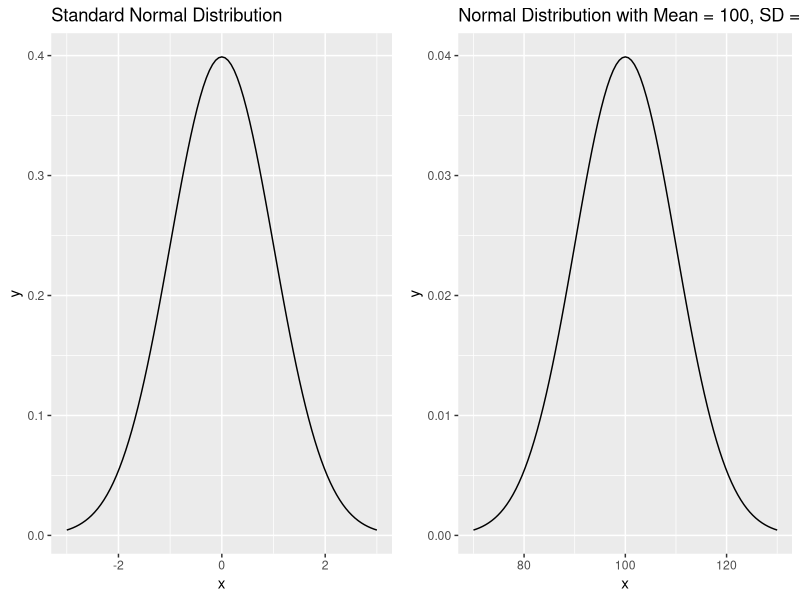
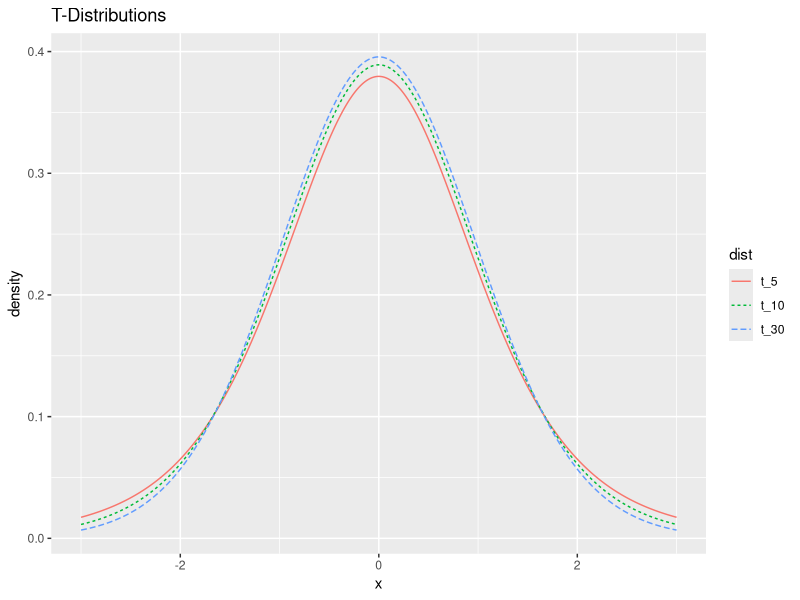
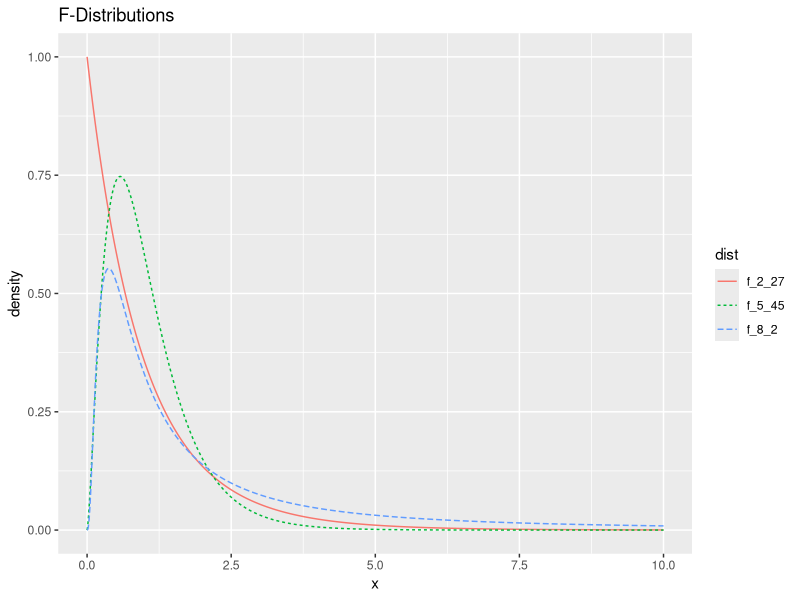
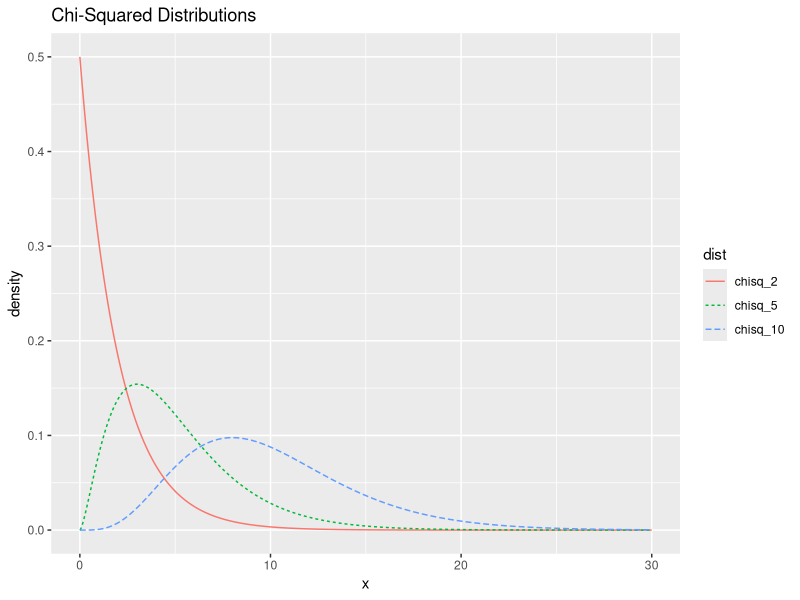
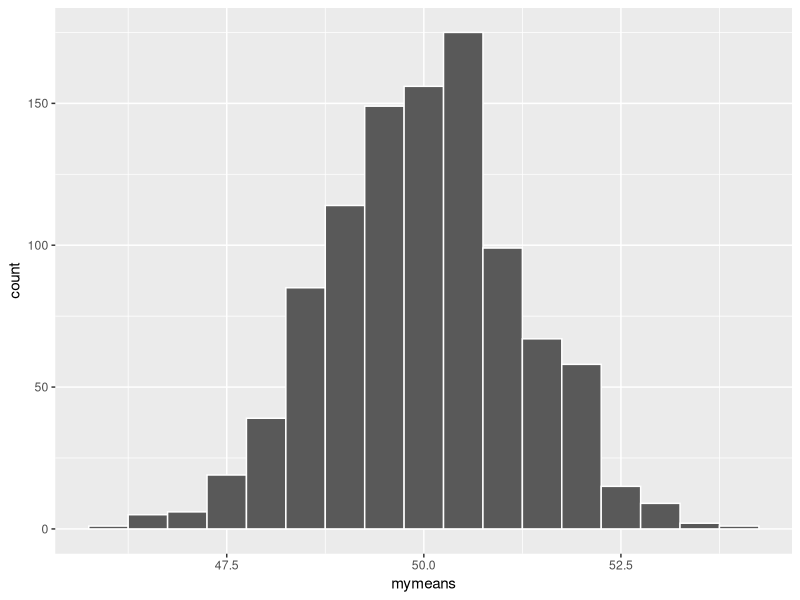

These figures' R source, in order: (Note: this script raises an error after producing the figures.)
# d stands for density and calculates the probability density function
# at some value x (i.e. tells us how tall the curve is at that point)

dnorm(0) # At x = 0, the pdf of x is around 0.4 (see the graph later)

# p stands for probability and it calculates the probability of a value below
# whatever we enter for q

pnorm(0) # There is a 0.5 probability of getting an x value less than 0
pnorm(-1.96) # There is a 0.025 probability of an x value less than -1.96

# q stands for quantile and it calculates the value that has probability p
# to the left of it (i.e. the reverse of pnorm())

qnorm(0.5) # The x value with probability 0.5 to the left of it is x = 0
qnorm(0.025) # The x value with probability 0.025 to the left of it x = -1.96




library(ggplot2)
library(gridExtra)

# Normal Distribution Graphs

g1 <- ggplot(data = data.frame(x = c(-3, 3)), aes(x)) +
  stat_function(fun = dnorm, n = 101) +
  labs(title = "Standard Normal Distribution")

g2 <- ggplot(data = data.frame(x = c(70, 130)), aes(x)) +
  stat_function(fun = dnorm, n = 101, args = list(mean = 100, sd = 10)) +
  labs(title = "Normal Distribution with Mean = 100, SD = 10")

# Notice that we're using a function called stat_function() to add a normal
# distribution curve to both graphs. In the first, the default is a standard
# normal (mean = 0 and s.d. = 1). In the second, we use the args = ___ argument
# to say which arguments of the dnorm() function we want to use

grid.arrange(g1, g2, ncol = 2)



# T-Distribution Graph

# The dplyr library contains the mutate() function to add variables to our data
# The tidyr library contains pivot_longer() which lets us convert our data from
# a "wide" format where each t-distribution gets it's own column, to a "long"
# or "tidy" format where our variables are distribution and density function
# value. This lets us easily plot separate lines by the distribution variable.

library(dplyr)
library(tidyr)

df <- data.frame(x = seq(-3, 3, .01))
df <- mutate(df, t_5 = dt(x, 5), t_10 = dt(x, 10), t_30 = dt(x , 30))
df <- pivot_longer(df, -x, names_to = "dist", values_to = "density")
df$dist <- factor(df$dist, levels = c("t_5", "t_10", "t_30"))

ggplot(df, aes(x = x, y = density, color = dist)) +
  geom_line(aes(linetype = dist)) +
  labs(title = "T-Distributions")




# F-Distribution Graph

df <- data.frame(x = seq(0, 10, .01))
df <- mutate(df, f_2_27 = df(x, 2, 27), f_5_45 = df(x, 5, 45),
             f_8_2 = df(x, 8, 2))
df <- pivot_longer(df, -x, names_to = "dist", values_to = "density")

ggplot(df, aes(x = x, y = density, color = dist)) +
  geom_line(aes(linetype = dist)) +
  labs(title = "F-Distributions")



# Chi-Squared Distribution Graph

df <- data.frame(x = seq(0, 30, .01))
df <- mutate(df, chisq_2 = dchisq(x, 2), chisq_10 = dchisq(x, 10),
             chisq_5 = dchisq(x, 5))
df <- pivot_longer(df, -x, names_to = "dist", values_to = "density")
df$dist <- factor(df$dist, levels = c("chisq_2", "chisq_5", "chisq_10"))

ggplot(df, aes(x = x, y = density, color = dist)) +
  geom_line(aes(linetype = dist)) +
  labs(title = "Chi-Squared Distributions")




# Working with probabities - Example 1
# by default the lower tail is shaded/calculated, so these are the same

pt(1.28, df = 24, lower.tail = TRUE)
pt(1.28, df = 24)


# Working with probabities - Example 2
# We can use lower.tail = FALSE or calculate 1 minus the lower tail to calculate
# areas ABOVE some cutoff

pt(1.28, df = 24, lower.tail = FALSE)
1 - pt(1.28, 24)


# T distribution probabilties on p. 7

# two options for a
pt(2, 12)
pt(2, 12, lower.tail = TRUE)

# b
pt(-0.5, 5, lower.tail = FALSE)

#c
pt(1.28, 999, lower.tail = FALSE)



# Finding p-values (bottom of p. 7)

# Use lower.tail = TRUE because Ha has a < sign
pnorm(-1.1, lower.tail = TRUE)

# This test always has us shade to the RIGHT, so use lower.tail = FALSE
pf(2.8, 3, 20, lower.tail = FALSE)

# Chi-squared tests also have us shade to the RIGHT
pchisq(10.2, 4, lower.tail = FALSE)




# Central Limit Theorem Examples (p. 8)

# 1 - Make mymatrix then verify it looks right

set.seed(32320) # if you want to get same numbers as me
mymatrix <- matrix(rnorm(1000 * 10, mean = 50, sd = 4), ncol = 10)
mean(mymatrix) # 49.994 is very close to mu = 50
sd(mymatrix) # 4.006 is very close to sigma = 4
dim(mymatrix) # matrix is 1000 rows and 10 columns


# 2 - Make mymeans and generate a histogram

mymeans <- apply(mymatrix, 1, mean) # calculate means of all 1000 rows

library(ggplot2)
ggplot(NULL, aes(x = mymeans)) +
  geom_histogram(binwidth = 0.5, color = "white")



# 3 - Add normal curve to your graph

ggplot(NULL, aes(x = mymeans)) +
  geom_histogram(aes(y = ..density..), binwidth = 0.5, color = "white") +
  stat_function(aes(x = c(46, 54)), fun = dnorm, n = 101,
                args = list(mean = 50, sd = 4), color = "blue") + 
  stat_function(aes(x = c(46, 54)), fun = dnorm, n = 101,
                args = list(mean = 50, sd = 4/sqrt(10)), color = "red", lty = 2)


# 4 - QQ plots

ggplot(NULL, aes(sample = mymeans)) +
  geom_qq(distribution = qnorm, dparams = list(mean = 4, sd = 4/sqrt(10))) +
  geom_qq_line(distribution = qnorm, dparams = list(mean = 4, sd = 4/sqrt(10))) +
  labs(title = "Comparing mymeans to Normal(50, 10/sqrt(4))",
       subtitle = "Samples of size 10 from Normal(50, 10) Distribution")


# 5 - Exploring Chi-Squared

df <- 10
rvs <- rchisq(5000, 10)
mean(rvs)
sd(rvs)
sqrt(2*df)



# 6 - mymatrix2 - 1000 rows of 30 random Chi-Squared values

mymatrix2 <- matrix(rchisq(1000 * 30, 10), ncol = 30)


# 7 mymeans2 - Calculate means of samples of 30 Chi-squared values

mymeans2 <- apply(mymatrix2, 1, mean)

# a - histogram

ggplot(NULL, aes(x = mymeans2)) +
  geom_histogram(binwidth = 0.125, color = "white")

# b - mean
mean(mymeans2)

# c - sd
sd(mymeans2)
sqrt(df * 2)
sqrt(df * 2) / sqrt(30)


# 8 - add normal curve to histogram

df <- 10
ggplot(NULL, aes(x = mymeans2)) +
  geom_histogram(aes(y = ..density..), color = "white") +
  stat_function(aes(x = c(min(mymeans2), max(mymeans2))), fun = dnorm, n = 101,
                args = list(mean = df, sd = sqrt(2 * df / 30)), color = "red")


# 9 - using qq plot to verify normality of mymeans2

ggplot(NULL, aes(sample = mymeans2)) +
  geom_qq(distribution = qnorm) +
  geom_qq_line(distribution = qnorm) +
  labs(title = paste0("Comparing mymeans2 to Normal Distribution"),
       subtitle = paste0("Samples of size 30 from Chi-Squared(", df, 
                         ") Distribution"))




#Where does the t-distribution come from? (p. 11)

set.seed(1234)

mymat <- matrix(rnorm(5000 * 10, 50, 4), ncol = 10)
mymeans <- apply(mymat, 1, mean)
mysds <- apply(mymat, 1, sd)

# Assume the null is true!
myts <- (mymeans - 50) / (mysds / sqrt(10))
g <- ggplot(NULL, aes(x = myts)) +
  geom_histogram(aes(y = ..density..), color = "white", binwidth = 0.25)
g

#Doesn't this look normal?
g + stat_function(fun = dnorm, color = "red") +
  stat_function(fun = dt, args = list(df = 9), color = "blue", lty = 2)

ggplot(NULL, aes(sample = myts)) +
  geom_qq(distribution = qnorm) +
  geom_qq_line(distribution = qnorm) +
  labs(title = "myts compared to Z")

ggplot(NULL,aes(sample= myts)) + 
  geom_qq(distribution = qt, dparams = list(df=9)) +
  geom_qq_line(distribution = qt, dparams = list(df = 9)) +
  labs(title = "myts compared to t(9)")





# Additional examples (p. 13) - added later

# Normal Table Examples
pnorm(1.28, lower.tail = FALSE)
pnorm(-1.28, lower.tail = FALSE)
pnorm(1.8, lower.tail = FALSE)
pnorm(0.9)

# F Table Examples
pf(1.3, 12, 6)
pf(1.3, 12, 6, lower.tail = FALSE)

# Inverse Probability Examples
qt(.975, 12)
qnorm(.05, lower.tail = FALSE)